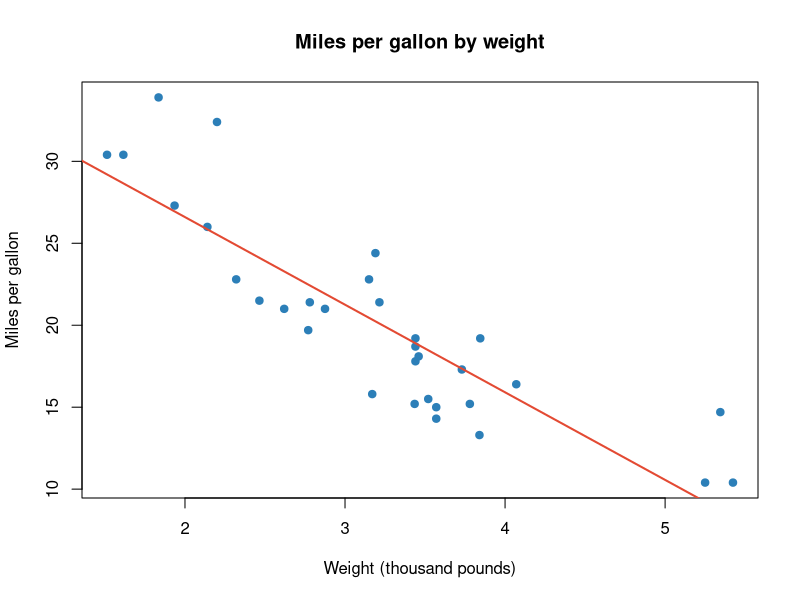
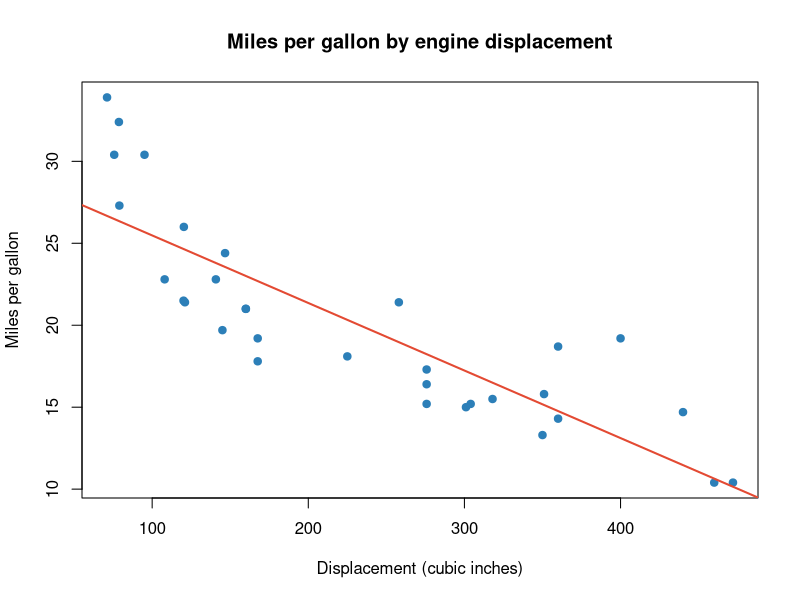
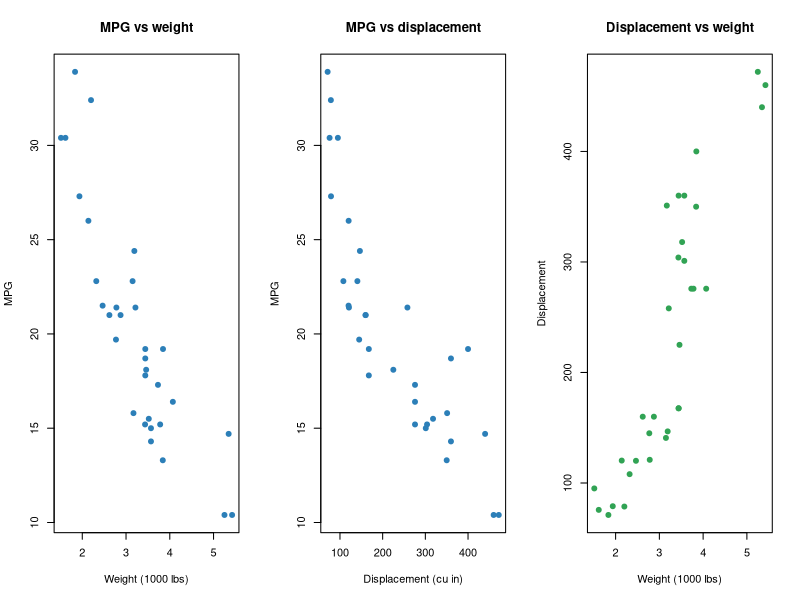

Recreate these plots in R, in order.
## ---- chunk 1
knitr::opts_chunk$set(echo = TRUE, message = FALSE, warning = FALSE)
## ---- chunk 2
data(mtcars)
## ---- chunk 3
plot(
  mpg ~ wt,
  data = mtcars,
  main = "Miles per gallon by weight",
  xlab = "Weight (thousand pounds)",
  ylab = "Miles per gallon",
  pch = 19,
  col = "#2c7fb8"
)
abline(lm(mpg ~ wt, data = mtcars), col = "#e34a33", lwd = 2)
## ---- chunk 4
summary(mtcars$wt)
summary(mtcars$mpg)
cor.test(mtcars$mpg, mtcars$wt)
## ---- chunk 5
model_wt <- lm(mpg ~ wt, data = mtcars)
summary(model_wt)
predict(model_wt, newdata = data.frame(wt = 3.050), interval = "prediction")
## ---- chunk 6
plot(
  mpg ~ disp,
  data = mtcars,
  main = "Miles per gallon by engine displacement",
  xlab = "Displacement (cubic inches)",
  ylab = "Miles per gallon",
  pch = 19,
  col = "#2c7fb8"
)
abline(lm(mpg ~ disp, data = mtcars), col = "#e34a33", lwd = 2)
## ---- chunk 7
summary(mtcars$disp)
cor.test(mtcars$mpg, mtcars$disp)
## ---- chunk 8
model_disp <- lm(mpg ~ disp, data = mtcars)
summary(model_disp)
predict(model_disp, newdata = data.frame(disp = 122), interval = "prediction")
## ---- chunk 9
par(mfrow = c(1, 3))
plot(mpg ~ wt, data = mtcars, main = "MPG vs weight", xlab = "Weight (1000 lbs)", ylab = "MPG", pch = 19, col = "#2c7fb8")
plot(mpg ~ disp, data = mtcars, main = "MPG vs displacement", xlab = "Displacement (cu in)", ylab = "MPG", pch = 19, col = "#2c7fb8")
plot(disp ~ wt, data = mtcars, main = "Displacement vs weight", xlab = "Weight (1000 lbs)", ylab = "Displacement", pch = 19, col = "#31a354")
par(mfrow = c(1, 1))
## ---- chunk 10
cor.test(mtcars$wt, mtcars$disp)
model_both <- lm(mpg ~ wt + disp, data = mtcars)
summary(model_both)
predict(
  model_both,
  newdata = data.frame(wt = 3.050, disp = 122),
  interval = "prediction"
)
